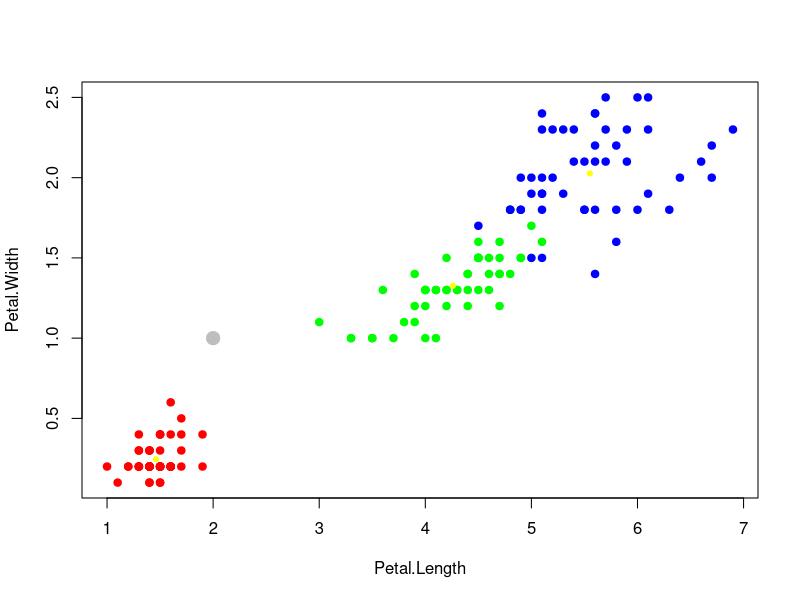

Write the R code that produced this figure.
v <- iris[, 3:4] #берем значения из 2 столбцов матрицы 

p <- c(3, 1) #создаем вектор с 3 строками и 1 столбцом


avg <- function(x) #заводим новую функцию
  
{
  sum(x) / length(x) #находим 
  
}


colors <- #устанваливаем цвета
  c("setosa" = "red",
    "versicolor" = "green",
    "virginica" = "blue")
ax <- avg(iris[iris$Species == "setosa", 3]) #задаем точки

ay <- avg(iris[iris$Species == "setosa", 4])

bx <- avg(iris[iris$Species == "versicolor", 3])

by <- avg(iris[iris$Species == "versicolor", 4])

cx <- avg(iris[iris$Species == "virginica", 3])

cy <- avg(iris[iris$Species == "virginica", 4])


plot(iris[, 3:4], # Рисуем выборку
     pch = 21,
     bg = colors[iris$Species],
     col = colors[iris$Species])

points(ax, ay, pch = 20, col = "yellow")

points(bx, by, pch = 20, col = "yellow")

points(cx, cy, pch = 20, col = "yellow")

points(p, pch = 20, col = "grey", lwd = 9)

dist <- function(u, v) # Евклидово расстояние
  
{
  sqrt(sum((u - v) ^ 2))
  
}

a <- dist(c(ax, ay), p)

b <- dist(c(bx, by), p)

c <- dist(c(cx, cy), p)

min(c(a, b, c))
